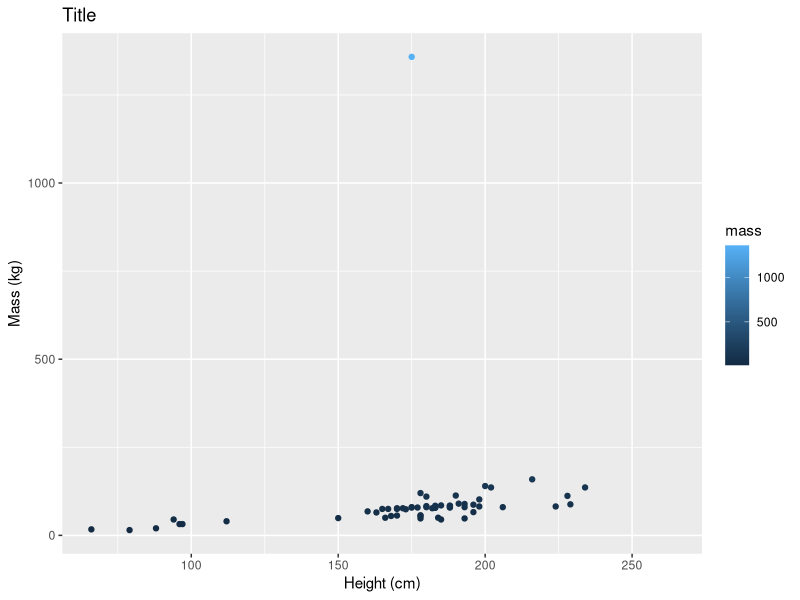
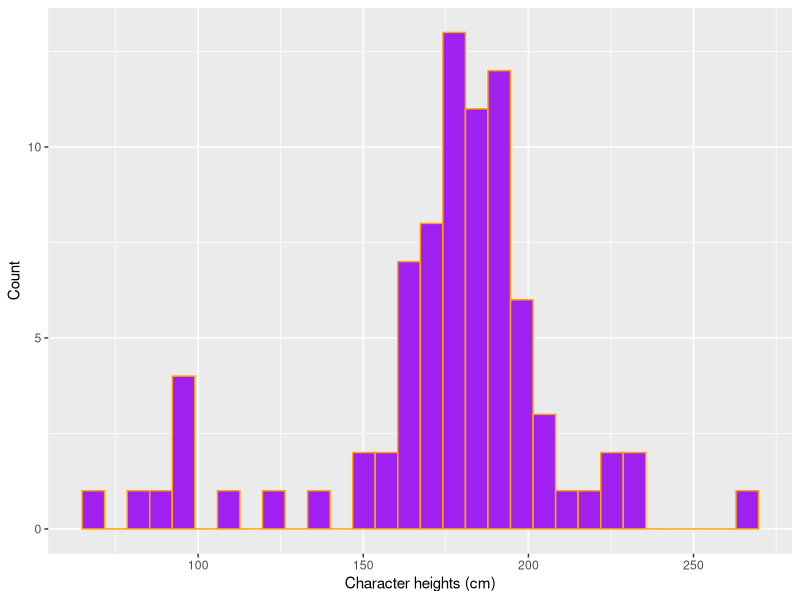

Reproduce these figures in R, in order.
## ---- chunk 1
#| message: false
## load tidyverse ----
library(tidyverse)
## ---- chunk 2
#| include: false
# do some data exploration 
head(starwars)

tail(starwars)

dim(starwars)
## ---- chunk 3
#| echo: false
ggplot(starwars, aes(x = height, y = mass, colour = mass)) +
  geom_point() +
  labs(x = 'Height (cm)', 
  y = 'Mass (kg)',
  title = 'Title')
## ---- chunk 4
#| fig-cap: "This is my figure caption"
#| fig-alt: "This is some alt text"
ggplot(data = starwars, aes(x = height))+
         geom_histogram(color = "orange", fill = "purple")+
         labs(x = "Character heights (cm)", y = "Count")
## ---- chunk 5
sw_height_mean <- round(mean(starwars$height, na.rm = TRUE), digits = 3)
